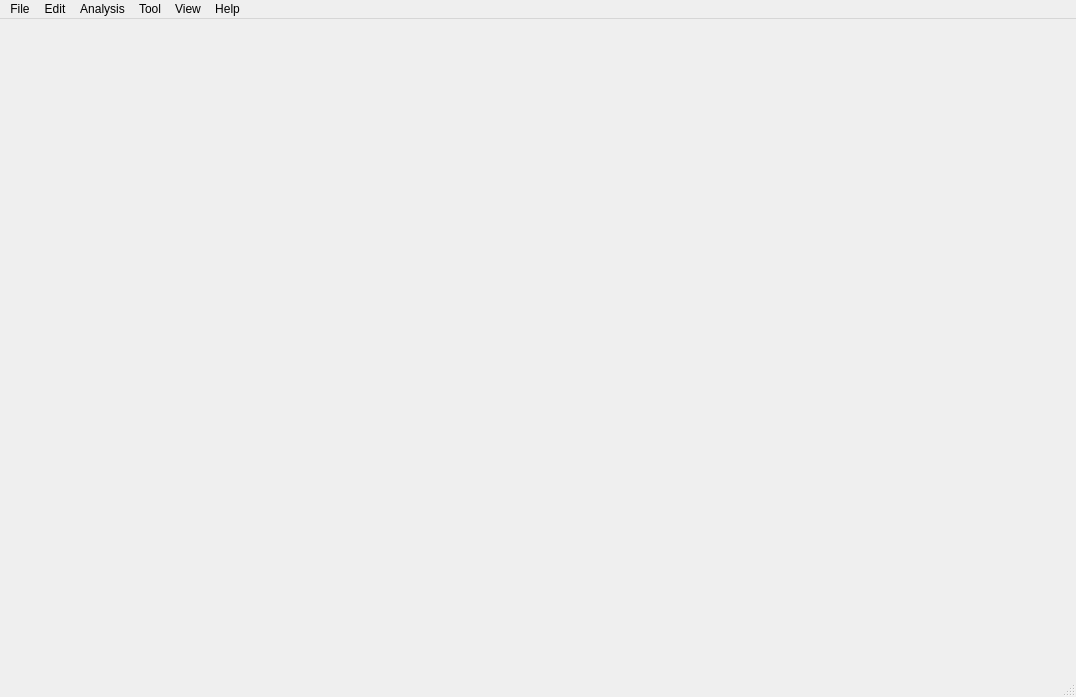
<?xml version="1.0" encoding="UTF-8"?>
<ui version="4.0">
 <class>MainWindow</class>
 <widget class="QMainWindow" name="MainWindow">
  <property name="geometry">
   <rect>
    <x>0</x>
    <y>0</y>
    <width>1076</width>
    <height>697</height>
   </rect>
  </property>
  <property name="windowTitle">
   <string>MainWindow</string>
  </property>
  <widget class="QWidget" name="centralwidget"/>
  <widget class="QMenuBar" name="menubar">
   <property name="geometry">
    <rect>
     <x>0</x>
     <y>0</y>
     <width>1076</width>
     <height>24</height>
    </rect>
   </property>
   <widget class="QMenu" name="menuFile">
    <property name="title">
     <string>File</string>
    </property>
    <addaction name="actionNew"/>
    <addaction name="actionOpen"/>
    <addaction name="actionSave"/>
    <addaction name="separator"/>
    <addaction name="actionPreference"/>
   </widget>
   <widget class="QMenu" name="menuAnalysis">
    <property name="title">
     <string>Analysis</string>
    </property>
    <widget class="QMenu" name="menuDraw">
     <property name="title">
      <string>Draw</string>
     </property>
     <addaction name="action2DLayout"/>
    </widget>
    <widget class="QMenu" name="menuParaxial">
     <property name="title">
      <string>Paraxial</string>
     </property>
     <addaction name="actionParaxialRayTrace"/>
    </widget>
    <widget class="QMenu" name="menuImage_Quality">
     <property name="title">
      <string>Image Quality</string>
     </property>
     <widget class="QMenu" name="menuAberrations">
      <property name="title">
       <string>Aberrations</string>
      </property>
      <addaction name="actionTransverseRayFan"/>
      <addaction name="actionFieldCurvature"/>
      <addaction name="actionSpherochromatism"/>
      <addaction name="actionChromaticFocusShift"/>
     </widget>
     <widget class="QMenu" name="menuRays_ans_Spots">
      <property name="title">
       <string>Rays ans Spots</string>
      </property>
      <addaction name="actionSingleRayTrace"/>
      <addaction name="actionSpotDiagram"/>
     </widget>
     <widget class="QMenu" name="menuWavefront">
      <property name="title">
       <string>Wavefront</string>
      </property>
      <addaction name="actionOpdFan"/>
      <addaction name="actionWavefrontMap"/>
     </widget>
     <widget class="QMenu" name="menuPSF">
      <property name="title">
       <string>PSF</string>
      </property>
      <addaction name="actionFFT_PSF"/>
     </widget>
     <widget class="QMenu" name="menuMTF">
      <property name="title">
       <string>MTF</string>
      </property>
      <addaction name="actionGeoMTF"/>
      <addaction name="actionFFT_MTF"/>
     </widget>
     <addaction name="menuRays_ans_Spots"/>
     <addaction name="menuAberrations"/>
     <addaction name="menuWavefront"/>
     <addaction name="menuPSF"/>
     <addaction name="menuMTF"/>
    </widget>
    <addaction name="actionPrescription"/>
    <addaction name="separator"/>
    <addaction name="menuDraw"/>
    <addaction name="separator"/>
    <addaction name="menuParaxial"/>
    <addaction name="separator"/>
    <addaction name="menuImage_Quality"/>
   </widget>
   <widget class="QMenu" name="menuHelp">
    <property name="title">
     <string>Help</string>
    </property>
    <addaction name="actionAbout"/>
   </widget>
   <widget class="QMenu" name="menuTool">
    <property name="title">
     <string>Tool</string>
    </property>
    <addaction name="actionConsole"/>
   </widget>
   <widget class="QMenu" name="menuEdit">
    <property name="title">
     <string>Edit</string>
    </property>
    <addaction name="actionSetVigFactors"/>
   </widget>
   <widget class="QMenu" name="menuView">
    <property name="title">
     <string>View</string>
    </property>
   </widget>
   <addaction name="menuFile"/>
   <addaction name="menuEdit"/>
   <addaction name="menuAnalysis"/>
   <addaction name="menuTool"/>
   <addaction name="menuView"/>
   <addaction name="menuHelp"/>
  </widget>
  <widget class="QStatusBar" name="statusbar"/>
  <action name="actionNew">
   <property name="text">
    <string>New</string>
   </property>
  </action>
  <action name="actionOpen">
   <property name="text">
    <string>Open</string>
   </property>
  </action>
  <action name="actionSave">
   <property name="text">
    <string>Save As</string>
   </property>
  </action>
  <action name="actionAbout">
   <property name="text">
    <string>About Geopter</string>
   </property>
  </action>
  <action name="actionPreference">
   <property name="text">
    <string>Preference</string>
   </property>
  </action>
  <action name="actionDebugStream">
   <property name="text">
    <string>Debug Stream</string>
   </property>
  </action>
  <action name="action2DLayout">
   <property name="text">
    <string>2D Layout</string>
   </property>
  </action>
  <action name="actionSetVigFactors">
   <property name="text">
    <string>Set Vignetting Factors</string>
   </property>
  </action>
  <action name="actionParaxialRayTrace">
   <property name="text">
    <string>Paraxial Trace</string>
   </property>
  </action>
  <action name="actionRayAberration">
   <property name="text">
    <string>Transverse Ray Fan</string>
   </property>
  </action>
  <action name="actionPrescription">
   <property name="text">
    <string>Prescription</string>
   </property>
  </action>
  <action name="actionWavefront">
   <property name="text">
    <string>Wavefront</string>
   </property>
  </action>
  <action name="actionSingleRayTrace">
   <property name="text">
    <string>Single Ray Trace</string>
   </property>
  </action>
  <action name="actionSpotDiagram">
   <property name="text">
    <string>Standard Spot Diagram</string>
   </property>
  </action>
  <action name="actionTransverseRayFan">
   <property name="text">
    <string>Transverse Ray Fan</string>
   </property>
  </action>
  <action name="actionFieldCurvature">
   <property name="text">
    <string>Field Curvature</string>
   </property>
  </action>
  <action name="actionSpherochromatism">
   <property name="text">
    <string>Spherochromatism</string>
   </property>
  </action>
  <action name="actionChromaticFocusShift">
   <property name="text">
    <string>Chromatic Focus Shift</string>
   </property>
  </action>
  <action name="actionOpdFan">
   <property name="text">
    <string>OPD Fan</string>
   </property>
  </action>
  <action name="actionWavefrontMap">
   <property name="text">
    <string>Wavefront Map</string>
   </property>
  </action>
  <action name="actionFFT_PSF">
   <property name="text">
    <string>FFT PSF</string>
   </property>
  </action>
  <action name="actionGeoMTF">
   <property name="text">
    <string>Geometrical MTF</string>
   </property>
  </action>
  <action name="actionFFT_MTF">
   <property name="text">
    <string>FFT MTF</string>
   </property>
  </action>
  <action name="actionConsole">
   <property name="text">
    <string>Python Console</string>
   </property>
  </action>
 </widget>
 <resources/>
 <connections/>
</ui>
